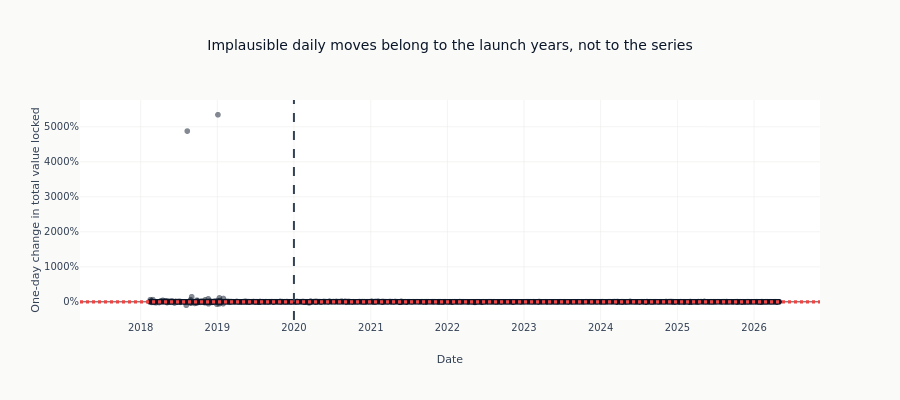

The code cell stored with this chart in its notebook:
### Markdown cell above
The two move counts are the same check over two windows, and the difference between them is
the finding. Almost every implausible daily move is in the years when total value locked was
measured in millions and a single protocol launching moved it by half.

Filter those years out by **date**. A level threshold looks equivalent and is not: the series
passes back through any low level on the way down from a peak, so a threshold on the value
removes days from the middle of later drawdowns. The series then has holes where it had none,
and a gap audit reports them as a defect in the data rather than in the filter.

### Code cell
fig = px.scatter(
    moves.drop_nulls("daily_change").to_pandas(),
    x="timestamp",
    y="daily_change",
    title="Implausible daily moves belong to the launch years, not to the series",
    labels={"timestamp": "Date", "daily_change": "One-day change in total value locked"},
    color_discrete_sequence=[COLORS["blue"]],
    opacity=0.5,
)
for level in (EXTREME_DAILY_MOVE, -EXTREME_DAILY_MOVE):
    fig.add_hline(y=level, line_dash="dot", line_color=COLORS["negative"])
fig.add_vline(x=MODERN_ERA_START, line_dash="dash", line_color=COLORS["neutral"])
fig.update_layout(height=400, yaxis_tickformat=".0%")
show_plotly_with_alt(
    fig,
    "Scatter of every one-day change in total value locked against date, with dotted rules at "
    "plus and minus twenty percent and a dashed vertical rule at the start of 2020. Points "
    "outside the rules cluster almost entirely to the left of the vertical.",
)

### Figure 1 — Plotly figure (JSON) as saved in the notebook; plotly's stock layout.template omitted (floating-point values rounded to 4 significant figures; data arrays with more than 128 entries replaced by an {"elided": "..."} marker saying what was removed)
{"data": [{"hovertemplate": "Date=%{x}<br>One-day change in total value locked=%{y}<extra></extra>", "legendgroup": "", "marker": {"color": "#0a1628", "opacity": 0.5, "symbol": "circle"}, "mode": "markers", "name": "", "showlegend": false, "type": "scattergl", "x": {"elided": "3138 str values"}, "xaxis": "x", "y": {"elided": "3138 float values"}, "yaxis": "y"}], "layout": {"height": 400, "legend": {"tracegroupgap": 0}, "shapes": [{"line": {"color": "#ef4444", "dash": "dot"}, "type": "line", "x0": 0, "x1": 1, "xref": "x domain", "y0": 0.2, "y1": 0.2, "yref": "y"}, {"line": {"color": "#ef4444", "dash": "dot"}, "type": "line", "x0": 0, "x1": 1, "xref": "x domain", "y0": -0.2, "y1": -0.2, "yref": "y"}, {"line": {"color": "#334155", "dash": "dash"}, "type": "line", "x0": "2020-01-01", "x1": "2020-01-01", "xref": "x", "y0": 0, "y1": 1, "yref": "y domain"}], "title": {"text": "Implausible daily moves belong to the launch years, not to the series"}, "xaxis": {"anchor": "y", "domain": [0.0, 1.0], "title": {"text": "Date"}}, "yaxis": {"anchor": "x", "domain": [0.0, 1.0], "tickformat": ".0%", "title": {"text": "One-day change in total value locked"}}}}
